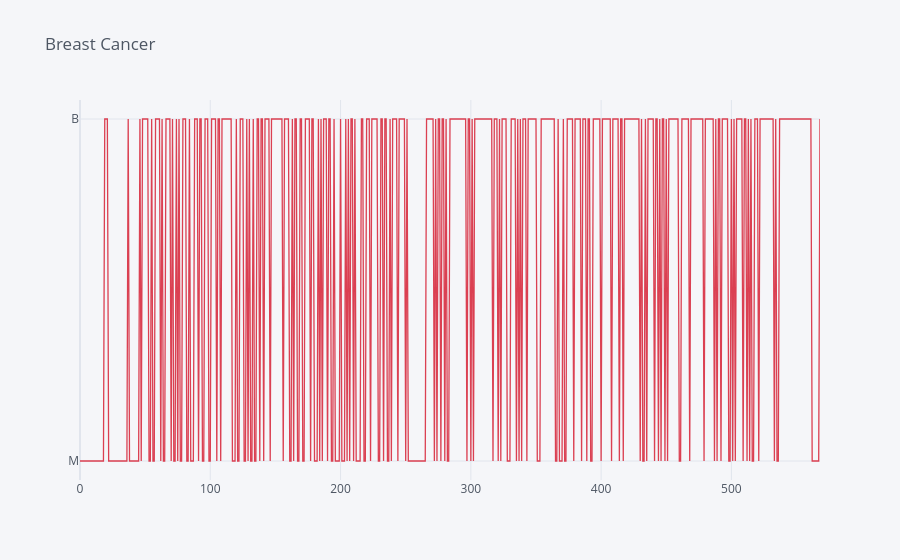

Here is the notebook cell this chart was saved with:
### Code cell
#malignant or cancerous
#benign or noncancerous
df[['diagnosis']].iplot(kind='scatter', title='Breast Cancer', color='red')

### Figure 1 — Plotly figure (JSON) as saved in the notebook; plotly's stock layout.template omitted (floating-point values rounded to 4 significant figures; data arrays with more than 128 entries replaced by an {"elided": "..."} marker saying what was removed)
{"data": [{"line": {"color": "rgba(219, 64, 82, 1.0)", "dash": "solid", "shape": "linear", "width": 1.3}, "mode": "lines", "name": "diagnosis", "text": "", "type": "scatter", "x": {"elided": "569 int values"}, "y": {"elided": "569 str values"}}], "layout": {"legend": {"bgcolor": "#F5F6F9", "font": {"color": "#4D5663"}}, "paper_bgcolor": "#F5F6F9", "plot_bgcolor": "#F5F6F9", "title": {"font": {"color": "#4D5663"}, "text": "Breast Cancer"}, "xaxis": {"gridcolor": "#E1E5ED", "showgrid": true, "tickfont": {"color": "#4D5663"}, "title": {"font": {"color": "#4D5663"}, "text": ""}, "zerolinecolor": "#E1E5ED"}, "yaxis": {"gridcolor": "#E1E5ED", "showgrid": true, "tickfont": {"color": "#4D5663"}, "title": {"font": {"color": "#4D5663"}, "text": ""}, "zerolinecolor": "#E1E5ED"}}}
